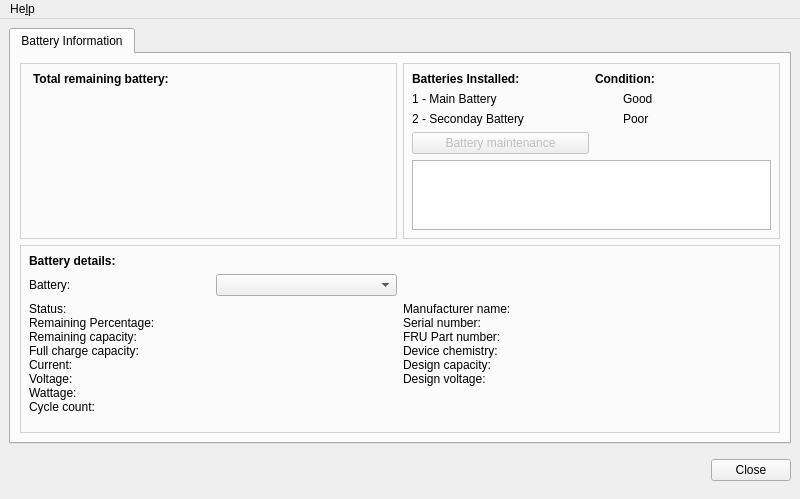
<?xml version="1.0" encoding="UTF-8"?>
<ui version="4.0">
 <class>MainWindow</class>
 <widget class="QMainWindow" name="MainWindow">
  <property name="geometry">
   <rect>
    <x>0</x>
    <y>0</y>
    <width>800</width>
    <height>459</height>
   </rect>
  </property>
  <property name="sizePolicy">
   <sizepolicy hsizetype="Preferred" vsizetype="Ignored">
    <horstretch>0</horstretch>
    <verstretch>0</verstretch>
   </sizepolicy>
  </property>
  <property name="windowTitle">
   <string>Battery Control</string>
  </property>
  <property name="windowIcon">
   <iconset theme="battery"/>
  </property>
  <widget class="QWidget" name="centralwidget">
   <property name="sizePolicy">
    <sizepolicy hsizetype="Preferred" vsizetype="Preferred">
     <horstretch>0</horstretch>
     <verstretch>0</verstretch>
    </sizepolicy>
   </property>
   <layout class="QVBoxLayout" name="verticalLayout">
    <item>
     <widget class="QTabWidget" name="tabs">
      <property name="currentIndex">
       <number>0</number>
      </property>
      <widget class="QWidget" name="tab">
       <attribute name="title">
        <string>Battery Information</string>
       </attribute>
       <layout class="QGridLayout" name="gridLayout" rowstretch="40,0">
        <item row="0" column="0">
         <widget class="QWidget" name="remaining_battery" native="true">
          <property name="styleSheet">
           <string notr="true">#remaining_battery {
	border: 1px solid #d2d2d2;
}</string>
          </property>
          <layout class="QVBoxLayout" name="verticalLayout_2">
           <property name="leftMargin">
            <number>13</number>
           </property>
           <item>
            <widget class="QLabel" name="remaining_label">
             <property name="font">
              <font>
               <weight>75</weight>
               <bold>true</bold>
              </font>
             </property>
             <property name="text">
              <string>Total remaining battery:</string>
             </property>
            </widget>
           </item>
           <item>
            <widget class="BatteryIcon" name="battery" native="true">
             <property name="minimumSize">
              <size>
               <width>100</width>
               <height>50</height>
              </size>
             </property>
             <property name="maximumSize">
              <size>
               <width>100</width>
               <height>50</height>
              </size>
             </property>
             <property name="styleSheet">
              <string notr="true">#widget {
	margin: 10px;
}</string>
             </property>
            </widget>
           </item>
           <item>
            <spacer name="verticalSpacer">
             <property name="orientation">
              <enum>Qt::Vertical</enum>
             </property>
             <property name="sizeHint" stdset="0">
              <size>
               <width>20</width>
               <height>123</height>
              </size>
             </property>
            </spacer>
           </item>
          </layout>
         </widget>
        </item>
        <item row="1" column="0" colspan="2">
         <widget class="QWidget" name="details" native="true">
          <property name="sizePolicy">
           <sizepolicy hsizetype="Preferred" vsizetype="Preferred">
            <horstretch>0</horstretch>
            <verstretch>0</verstretch>
           </sizepolicy>
          </property>
          <property name="styleSheet">
           <string notr="true">#details {
	border: 1px solid #d2d2d2;
}</string>
          </property>
          <layout class="QGridLayout" name="gridLayout_3">
           <item row="0" column="0">
            <widget class="QLabel" name="battery_details">
             <property name="font">
              <font>
               <weight>75</weight>
               <bold>true</bold>
              </font>
             </property>
             <property name="text">
              <string>Battery details:</string>
             </property>
            </widget>
           </item>
           <item row="1" column="0">
            <layout class="QHBoxLayout" name="batterychooser">
             <item>
              <widget class="QLabel" name="battery_label">
               <property name="text">
                <string>Battery:</string>
               </property>
              </widget>
             </item>
             <item>
              <widget class="QComboBox" name="battery_combo"/>
             </item>
            </layout>
           </item>
           <item row="2" column="0">
            <layout class="QHBoxLayout" name="info_container" stretch="60,40">
             <property name="spacing">
              <number>0</number>
             </property>
             <item>
              <widget class="QLabel" name="battery_info_label">
               <property name="text">
                <string>Status:
Remaining Percentage:
Remaining capacity:
Full charge capacity:
Current:
Voltage:
Wattage:
Cycle count:</string>
               </property>
               <property name="alignment">
                <set>Qt::AlignLeading|Qt::AlignLeft|Qt::AlignTop</set>
               </property>
              </widget>
             </item>
             <item>
              <widget class="QLabel" name="battery_info">
               <property name="text">
                <string/>
               </property>
               <property name="alignment">
                <set>Qt::AlignLeading|Qt::AlignLeft|Qt::AlignTop</set>
               </property>
              </widget>
             </item>
            </layout>
           </item>
           <item row="2" column="1">
            <layout class="QVBoxLayout" name="verticalLayout_3">
             <item>
              <layout class="QHBoxLayout" name="manu_container" stretch="60,40">
               <property name="spacing">
                <number>0</number>
               </property>
               <property name="sizeConstraint">
                <enum>QLayout::SetMinimumSize</enum>
               </property>
               <item>
                <widget class="QLabel" name="battery_manu_label">
                 <property name="sizePolicy">
                  <sizepolicy hsizetype="Preferred" vsizetype="Minimum">
                   <horstretch>0</horstretch>
                   <verstretch>0</verstretch>
                  </sizepolicy>
                 </property>
                 <property name="text">
                  <string>Manufacturer name:
Serial number:
FRU Part number:
Device chemistry:
Design capacity:
Design voltage:</string>
                 </property>
                 <property name="alignment">
                  <set>Qt::AlignLeading|Qt::AlignLeft|Qt::AlignTop</set>
                 </property>
                </widget>
               </item>
               <item>
                <widget class="QLabel" name="battery_manu">
                 <property name="sizePolicy">
                  <sizepolicy hsizetype="Preferred" vsizetype="Minimum">
                   <horstretch>0</horstretch>
                   <verstretch>0</verstretch>
                  </sizepolicy>
                 </property>
                 <property name="text">
                  <string/>
                 </property>
                 <property name="alignment">
                  <set>Qt::AlignLeading|Qt::AlignLeft|Qt::AlignTop</set>
                 </property>
                </widget>
               </item>
              </layout>
             </item>
             <item>
              <widget class="QLabel" name="manu_logo">
               <property name="minimumSize">
                <size>
                 <width>100</width>
                 <height>30</height>
                </size>
               </property>
               <property name="maximumSize">
                <size>
                 <width>100</width>
                 <height>30</height>
                </size>
               </property>
               <property name="text">
                <string/>
               </property>
              </widget>
             </item>
             <item>
              <spacer name="verticalSpacer_2">
               <property name="orientation">
                <enum>Qt::Vertical</enum>
               </property>
               <property name="sizeHint" stdset="0">
                <size>
                 <width>20</width>
                 <height>40</height>
                </size>
               </property>
              </spacer>
             </item>
            </layout>
           </item>
          </layout>
         </widget>
        </item>
        <item row="0" column="1">
         <widget class="QWidget" name="batteries" native="true">
          <property name="styleSheet">
           <string notr="true">#batteries {
	border: 1px solid #d2d2d2;
}</string>
          </property>
          <layout class="QGridLayout" name="gridLayout_2">
           <item row="4" column="0" colspan="2">
            <widget class="QPlainTextEdit" name="status">
             <property name="lineWrapMode">
              <enum>QPlainTextEdit::WidgetWidth</enum>
             </property>
             <property name="readOnly">
              <bool>true</bool>
             </property>
             <property name="plainText">
              <string/>
             </property>
            </widget>
           </item>
           <item row="0" column="0">
            <widget class="QLabel" name="batteries_installed">
             <property name="font">
              <font>
               <weight>75</weight>
               <bold>true</bold>
              </font>
             </property>
             <property name="text">
              <string>Batteries Installed:</string>
             </property>
            </widget>
           </item>
           <item row="0" column="1">
            <widget class="QLabel" name="condition">
             <property name="font">
              <font>
               <weight>75</weight>
               <bold>true</bold>
              </font>
             </property>
             <property name="text">
              <string>Condition:</string>
             </property>
            </widget>
           </item>
           <item row="3" column="0">
            <widget class="QPushButton" name="maintain">
             <property name="enabled">
              <bool>false</bool>
             </property>
             <property name="text">
              <string>Battery maintenance</string>
             </property>
            </widget>
           </item>
           <item row="1" column="0" colspan="2">
            <widget class="QWidget" name="primary_battery" native="true">
             <layout class="QHBoxLayout" name="horizontalLayout">
              <property name="spacing">
               <number>0</number>
              </property>
              <property name="leftMargin">
               <number>0</number>
              </property>
              <property name="topMargin">
               <number>0</number>
              </property>
              <property name="rightMargin">
               <number>0</number>
              </property>
              <property name="bottomMargin">
               <number>0</number>
              </property>
              <item>
               <widget class="QLabel" name="primary_label">
                <property name="text">
                 <string>1 - Main Battery</string>
                </property>
               </widget>
              </item>
              <item>
               <layout class="QHBoxLayout" name="primary_cont">
                <property name="spacing">
                 <number>6</number>
                </property>
                <property name="leftMargin">
                 <number>5</number>
                </property>
                <item>
                 <widget class="QLabel" name="primary_icon">
                  <property name="enabled">
                   <bool>true</bool>
                  </property>
                  <property name="minimumSize">
                   <size>
                    <width>20</width>
                    <height>11</height>
                   </size>
                  </property>
                  <property name="maximumSize">
                   <size>
                    <width>20</width>
                    <height>11</height>
                   </size>
                  </property>
                  <property name="text">
                   <string/>
                  </property>
                  <property name="pixmap">
                   <pixmap>../../../Desktop/good.png</pixmap>
                  </property>
                 </widget>
                </item>
                <item>
                 <widget class="QLabel" name="primary_text">
                  <property name="text">
                   <string>Good</string>
                  </property>
                 </widget>
                </item>
               </layout>
              </item>
             </layout>
            </widget>
           </item>
           <item row="2" column="0" colspan="2">
            <widget class="QWidget" name="secondary_battery" native="true">
             <layout class="QHBoxLayout" name="horizontalLayout_2">
              <property name="spacing">
               <number>0</number>
              </property>
              <property name="leftMargin">
               <number>0</number>
              </property>
              <property name="topMargin">
               <number>0</number>
              </property>
              <property name="rightMargin">
               <number>0</number>
              </property>
              <property name="bottomMargin">
               <number>0</number>
              </property>
              <item>
               <widget class="QLabel" name="secondary_label">
                <property name="text">
                 <string>2 - Seconday Battery</string>
                </property>
               </widget>
              </item>
              <item>
               <layout class="QHBoxLayout" name="secondary_cont">
                <property name="spacing">
                 <number>6</number>
                </property>
                <property name="leftMargin">
                 <number>5</number>
                </property>
                <item>
                 <widget class="QLabel" name="secondary_icon">
                  <property name="minimumSize">
                   <size>
                    <width>20</width>
                    <height>11</height>
                   </size>
                  </property>
                  <property name="maximumSize">
                   <size>
                    <width>20</width>
                    <height>11</height>
                   </size>
                  </property>
                  <property name="text">
                   <string/>
                  </property>
                  <property name="pixmap">
                   <pixmap>../../../Desktop/bad.png</pixmap>
                  </property>
                 </widget>
                </item>
                <item>
                 <widget class="QLabel" name="secondary_text">
                  <property name="text">
                   <string>Poor</string>
                  </property>
                 </widget>
                </item>
               </layout>
              </item>
             </layout>
            </widget>
           </item>
          </layout>
         </widget>
        </item>
       </layout>
      </widget>
     </widget>
    </item>
    <item>
     <layout class="QHBoxLayout" name="bottom_container">
      <property name="spacing">
       <number>0</number>
      </property>
      <item>
       <widget class="QLabel" name="thinkpads_logo">
        <property name="minimumSize">
         <size>
          <width>150</width>
          <height>40</height>
         </size>
        </property>
        <property name="maximumSize">
         <size>
          <width>150</width>
          <height>40</height>
         </size>
        </property>
        <property name="text">
         <string/>
        </property>
        <property name="pixmap">
         <pixmap resource="resources.qrc">:/logo.png</pixmap>
        </property>
        <property name="scaledContents">
         <bool>true</bool>
        </property>
       </widget>
      </item>
      <item>
       <spacer name="horizontalSpacer">
        <property name="orientation">
         <enum>Qt::Horizontal</enum>
        </property>
        <property name="sizeHint" stdset="0">
         <size>
          <width>40</width>
          <height>20</height>
         </size>
        </property>
       </spacer>
      </item>
      <item>
       <widget class="QPushButton" name="close_button">
        <property name="text">
         <string>Close</string>
        </property>
       </widget>
      </item>
     </layout>
    </item>
   </layout>
  </widget>
  <widget class="QMenuBar" name="menubar">
   <property name="geometry">
    <rect>
     <x>0</x>
     <y>0</y>
     <width>800</width>
     <height>30</height>
    </rect>
   </property>
   <widget class="QMenu" name="menuAbout">
    <property name="title">
     <string>He&amp;lp</string>
    </property>
    <addaction name="actionVisit_Thinkpads_org"/>
    <addaction name="separator"/>
    <addaction name="actionAbout_Battery_Control"/>
   </widget>
   <addaction name="menuAbout"/>
  </widget>
  <action name="actionVisit_Thinkpads_org">
   <property name="text">
    <string>&amp;Visit Thinkpads.org</string>
   </property>
  </action>
  <action name="actionAbout_Battery_Control">
   <property name="text">
    <string>&amp;About Battery Control</string>
   </property>
  </action>
 </widget>
 <customwidgets>
  <customwidget>
   <class>BatteryIcon</class>
   <extends>QWidget</extends>
   <header>batteryicon.h</header>
   <container>1</container>
  </customwidget>
 </customwidgets>
 <resources>
  <include location="resources.qrc"/>
 </resources>
 <connections>
  <connection>
   <sender>battery_combo</sender>
   <signal>currentTextChanged(QString)</signal>
   <receiver>MainWindow</receiver>
   <slot>displaySelectedBattery(QString)</slot>
   <hints>
    <hint type="sourcelabel">
     <x>304</x>
     <y>283</y>
    </hint>
    <hint type="destinationlabel">
     <x>399</x>
     <y>229</y>
    </hint>
   </hints>
  </connection>
  <connection>
   <sender>close_button</sender>
   <signal>clicked()</signal>
   <receiver>MainWindow</receiver>
   <slot>close()</slot>
   <hints>
    <hint type="sourcelabel">
     <x>750</x>
     <y>431</y>
    </hint>
    <hint type="destinationlabel">
     <x>399</x>
     <y>229</y>
    </hint>
   </hints>
  </connection>
  <connection>
   <sender>actionAbout_Battery_Control</sender>
   <signal>triggered()</signal>
   <receiver>MainWindow</receiver>
   <slot>openAbout()</slot>
   <hints>
    <hint type="sourcelabel">
     <x>-1</x>
     <y>-1</y>
    </hint>
    <hint type="destinationlabel">
     <x>399</x>
     <y>229</y>
    </hint>
   </hints>
  </connection>
  <connection>
   <sender>actionVisit_Thinkpads_org</sender>
   <signal>triggered()</signal>
   <receiver>MainWindow</receiver>
   <slot>openSite()</slot>
   <hints>
    <hint type="sourcelabel">
     <x>-1</x>
     <y>-1</y>
    </hint>
    <hint type="destinationlabel">
     <x>399</x>
     <y>229</y>
    </hint>
   </hints>
  </connection>
 </connections>
 <slots>
  <slot>displaySelectedBattery(QString)</slot>
  <slot>openAbout()</slot>
  <slot>openSite()</slot>
 </slots>
</ui>
